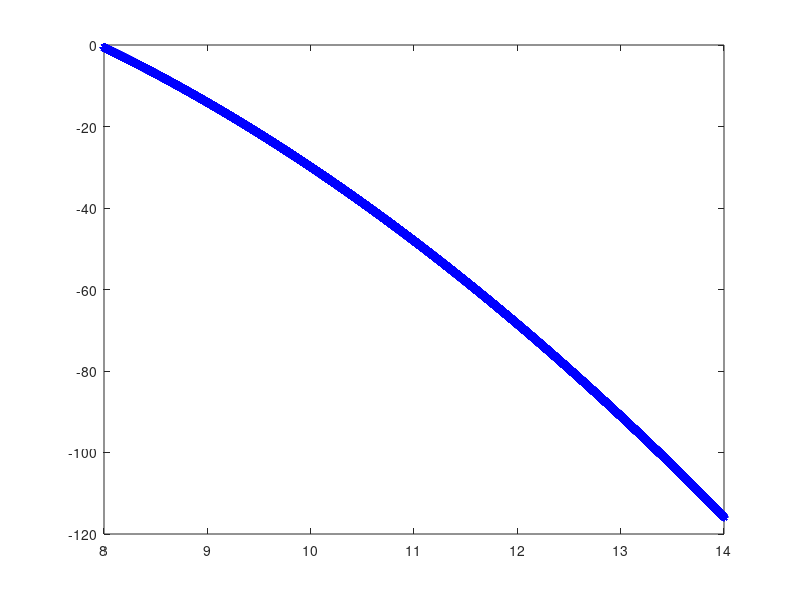

MATLAB code for this plot:
%método gráfico
clc
clear all 
close all


  x=8:0.0001:14;

  f=-x.^2+10*log(x.^3)+1;
  figure
  plot(x,f,'b*','LineWidth',0.1)
%   ylim([-1,1]);
%   xlim([-5,-4.8]);



